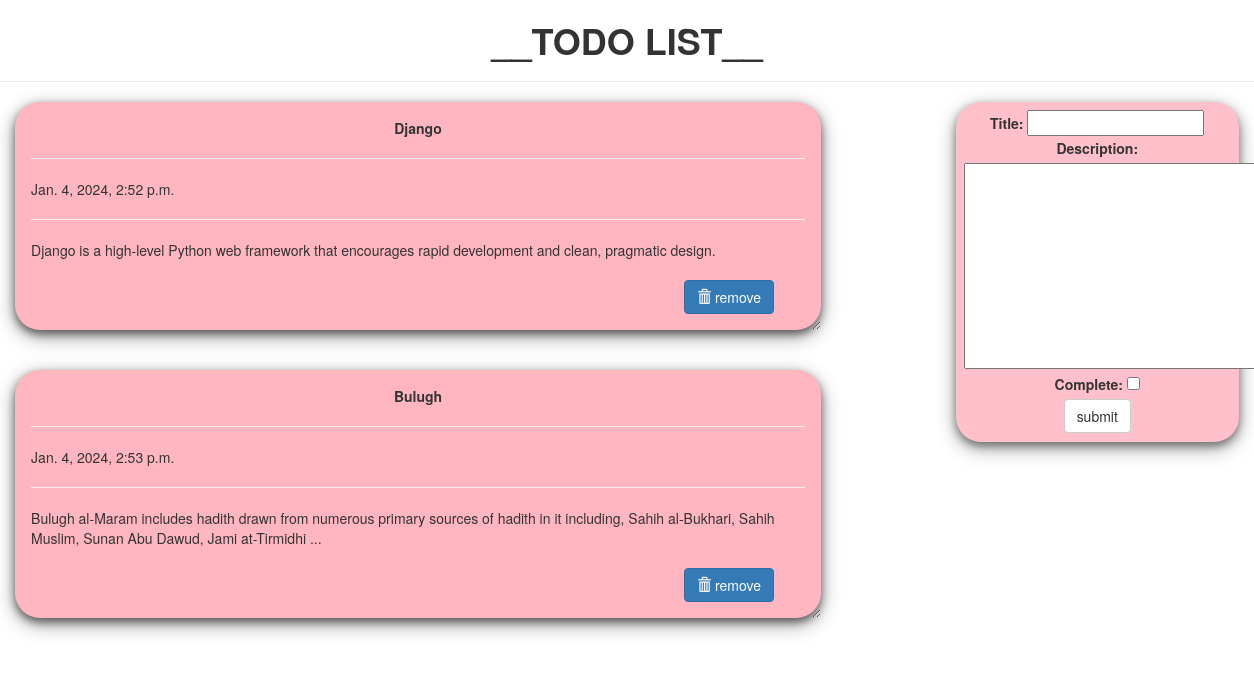
The page / on the database its author committed.
### base/models.py (models this page shows, shortened)
class Task(models.Model):
    title = models.CharField(max_length =200)
    description = models.TextField(null = True, blank=True)
    complete = models.BooleanField(default=False)
    created = models.DateTimeField(auto_now_add = True)
    class Meta:
        ordering = ['complete']

### base/views.py (the view)
# urls.py: path("", views.index, name="index"),
def index(request):
    item_list = Task.objects.order_by("created")
    tasks = Task.objects.all()
    form = TaskForm()
    if request.method == "POST":
        form = TaskForm(request.POST)
        if form.is_valid:
            form.save()
        return redirect("/")
    context = {"tasks": tasks, "forms": form,'list':item_list,'Title': "Todo App"}
    return render(request, "base/index.html", context)

### base/forms.py
class TaskForm(forms.ModelForm):
    class Meta:
        model = Task
        fields = "__all__"

### base/templates/base/index.html (shortened to what this page needs)
<!DOCTYPE html>
<html lang="en">
<head>
    <link rel="stylesheet" href="https://maxcdn.bootstrapcdn.com/bootstrap/3.3.7/css/bootstrap.min.css">
    {% load static%}
    <link rel="stylesheet" href="{% static 'css/style.css' %}">
</head>
<body  class="container-fluid">
  <center class="row">
    <h1><b>__TODO LIST__</b></h1>
    <hr />
  </center>
  <div class="row">
    <div class="col-md-8">
      {% for i in list %}
      <div class="card">
        <center><b>{{i.title}}</b></center>
        <hr/>
        {{i.created}}
        <hr/>
        {{i.description}}
        <br />
        <br />
        <form action="{% url 'delete' i.id %}" method="POST" style=" padding-right: 4%; padding-bottom: 3%;">
          <button value="remove" type="submit"  class="btn btn-primary" style="float: right;"><span class="glyphicon glyphicon-trash"></span>   remove</button>
        </form>
      </div>
      {% endfor%}
    </div>
    <div class="col-md-1"> </div>
    <div class="col-md-3" >
      <div  class="submit_form">
      <form  method="POST">
        {{forms}}
        <center>
        <input type="submit" class="btn btn-default" value="submit" />
      </center>
      </form>
    </div>
  </div>
</div>
</body>
</html>

### base/static/css/style.css (style rules this page uses)
.card { box-shadow: 0 4px 8px 0 rgba(0,0,0,0.5), 0 6px 20px 0 rgba(0,0,0,0.39); background: lightpink; margin-bottom : 5%; border-radius: 25px; padding : 2%; overflow: auto; resize: both; text-overflow: ellipsis; }
.submit_form { text-align: center; padding: 3%; background: pink; border-radius: 25px; box-shadow: 0 4px 8px 0 rgba(0,0,0,0.4), 0 6px 20px 0 rgba(0,0,0,0.36); }

### rows shown on the page
Task: title "Django", created "Jan. 4, 2024, 2:52 p.m.", description "Django is a high-level Python web framework that encourages rapid development and clean, pragmatic design."
Task: title "Bulugh", created "Jan. 4, 2024, 2:53 p.m.", description "Bulugh al-Maram includes hadith drawn from numerous primary sources of hadith in it including, Sahih al-Bukhari, Sahih Muslim, Sunan Abu Dawud, Jami at-Tirmidhi ..."
